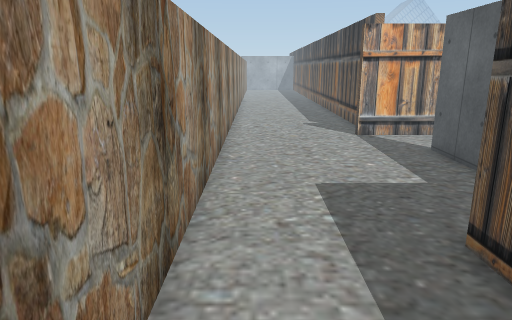
view 1 (above)

20 first-person views from a walk through a scene from a Unity 3-D project. The camera is 1.5 m above the floor, tilts 14° down and sees 70° across. The floor is counted in squares, 0.5 m on a side. Each view is taken from the middle of a square. On the plan, view 1 faces up. The plan holds only what a view shows up to about 20 squares ahead; the rest is blank. The place goes on beyond the plan. The player is left out. Some surface patterns are stand-ins.

view 2
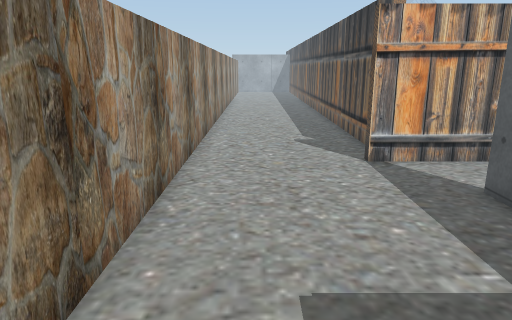

view 3
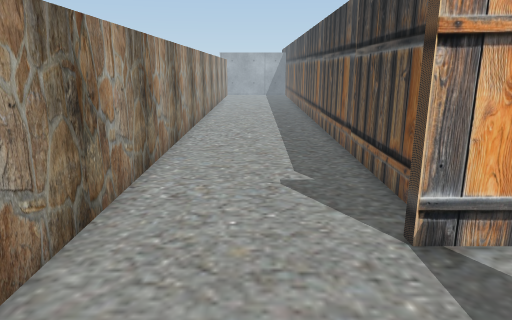

view 4
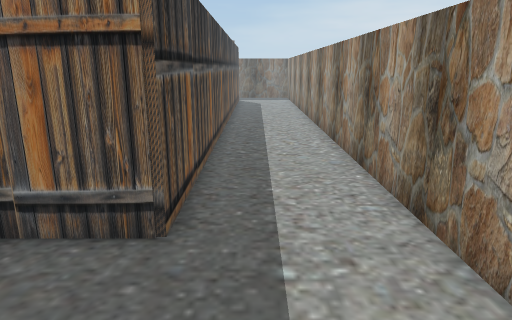

view 5
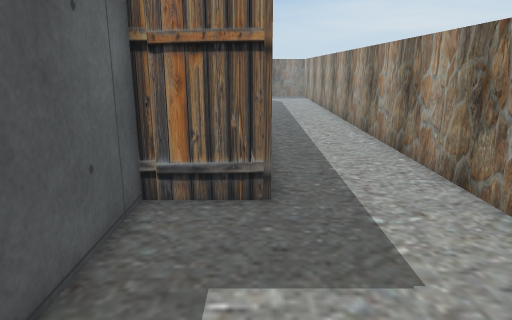

view 6
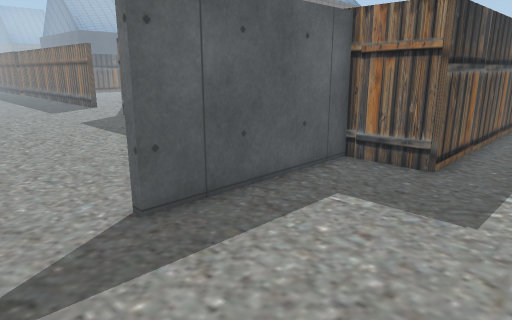

view 7
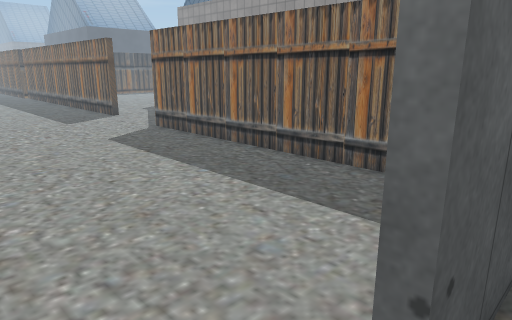

view 8
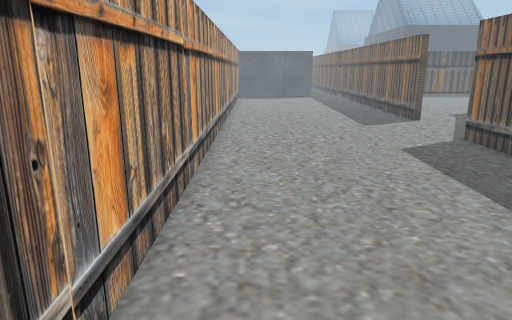

view 9
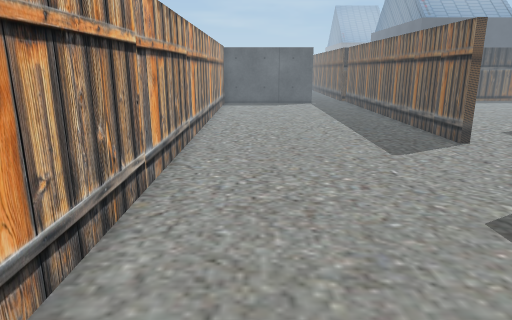

view 10
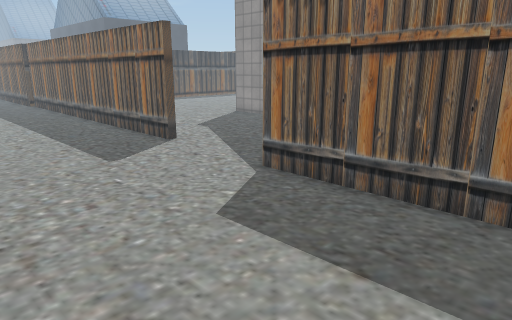

view 11
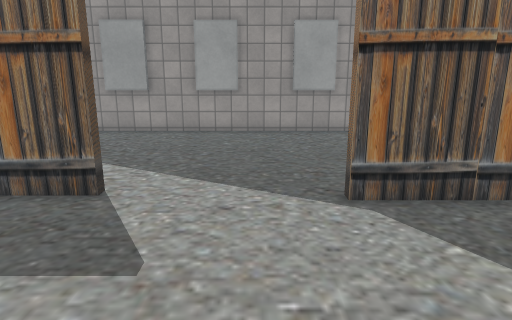

view 12
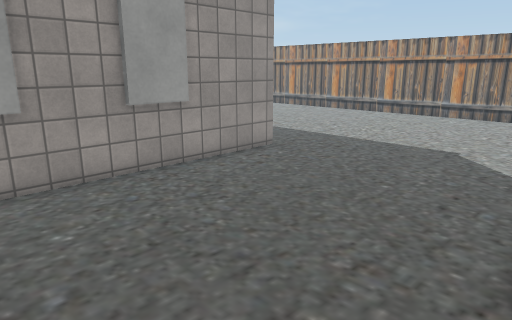

view 13
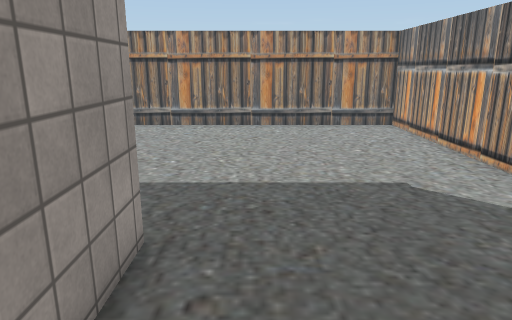

view 14
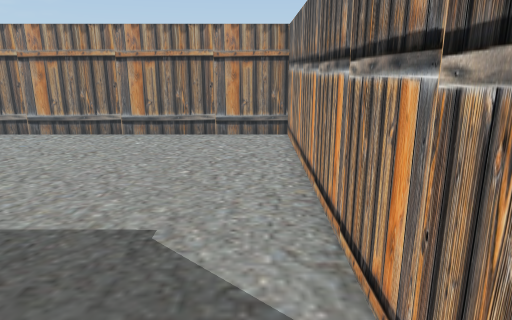

view 15
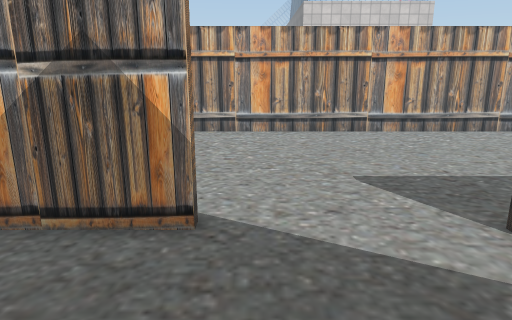

view 16
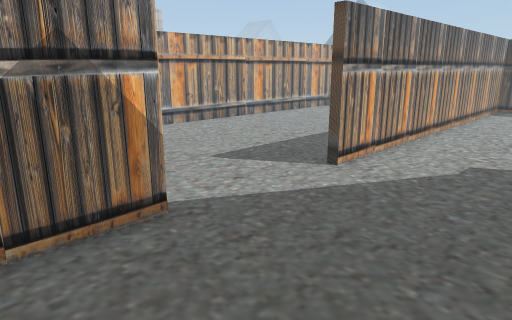

view 17
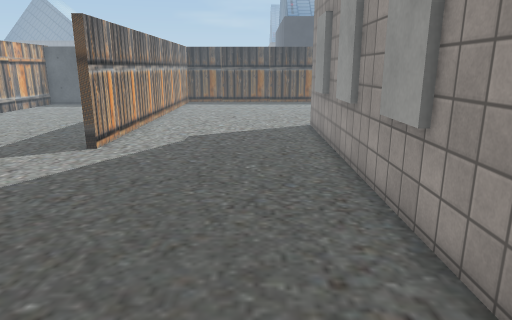

view 18
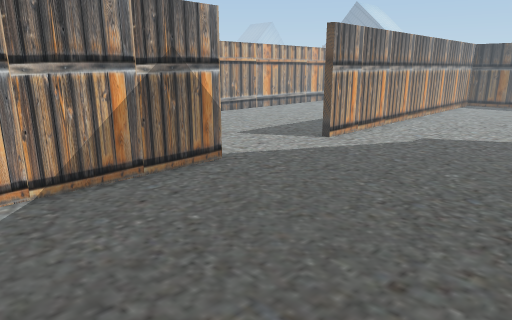

view 19
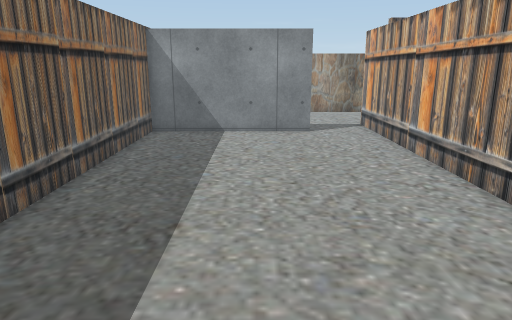

view 20
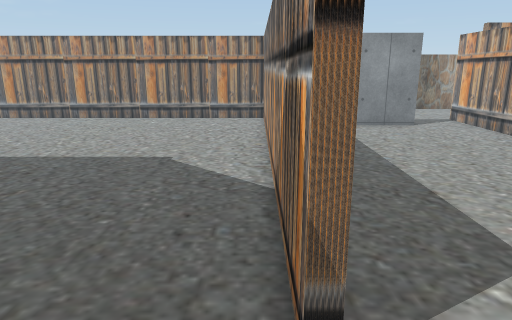

### Floor plan
Points are (right, up) in squares from view 1. A wall is a line through its corners. A room is listed if a view was taken in it or the views show most of it. See-through windows are left out.
Room 1 (views 1, 2, 3, 4, 5, 6, 7)
walls: (5.5, 18.8) (5.5, 30.5); (7.4, 16.8) (4.7, 16.8) (4.7, 17.2); (-1.3, 30.5) (-1.3, -4.5); (3.6, -4.5) (3.6, 5.9) (6.7, 5.9) (6.7, 13.7) (7.1, 13.7)
ways out: opening at (7, 15) to room 2
Room 2 (views 8, 9, 10, 11, 12, 13, 14, 15, 16, 17, 18, 19, 20)
walls: (18, -4) (31.5, -4); (7.1, 13.7) (7.1, 5.9) (23.8, 5.9) (23.8, 5.5) (4, 5.5) (4, -4.5); (36.5, 5.1) (29.8, 5.1) (29.8, 5.6) (36.5, 5.6); (33.4, -4) (36.1, -4); (36.5, 16.8) (7.4, 16.8)
ways out: opening at (7, 15) to room 1

Positions as (right, up) in squares from view 1, and headings:
1: (0, 0), facing up
2: (1, 5), facing up
3: (2, 11), facing up
4: (2, 12), facing down
5: (4, 14), facing down
6: (0, 17), facing down-right
7: (6, 16), facing down-right
8: (8, 15), facing right
9: (15, 14), facing right
10: (16, 14), facing down-right
11: (26, 14), facing down
12: (29, 6), facing down-left
13: (24, -2), facing left
14: (21, 4), facing left
15: (25, -1), facing up
16: (20, -1), facing up-right
17: (16, -1), facing right
18: (16, -4), facing up-right
19: (25, 11), facing left
20: (27, 5), facing left
